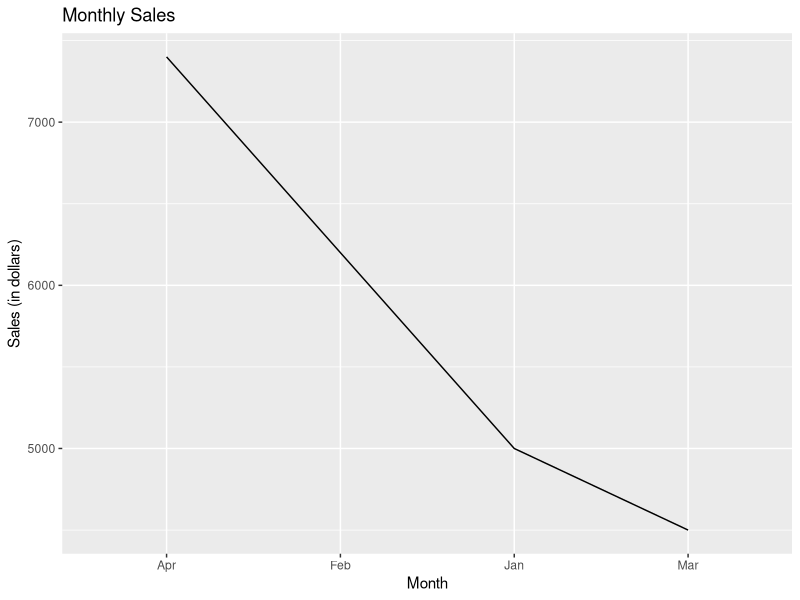
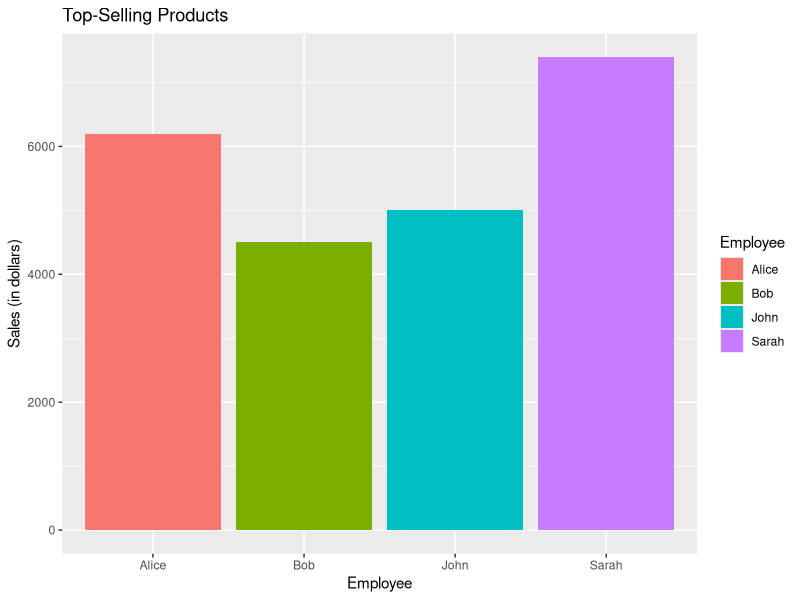
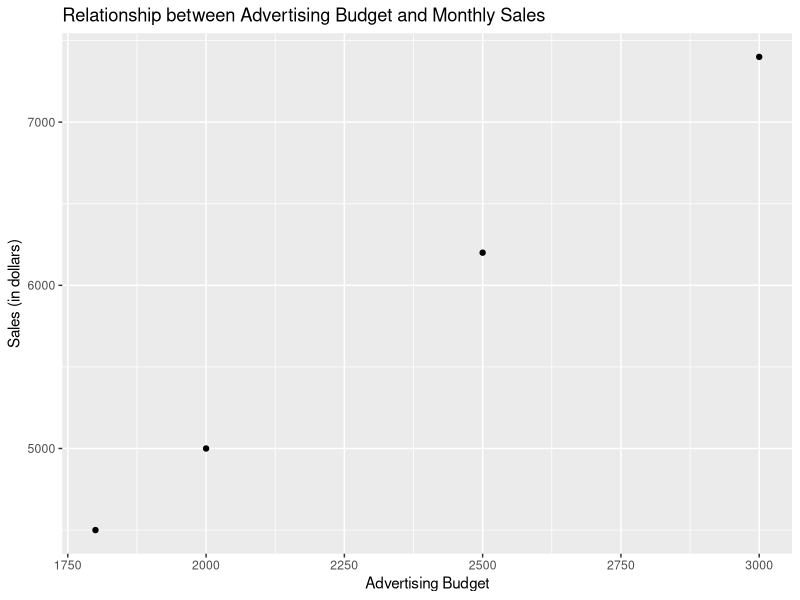

These charts were generated, in order, by the following R code:
# Create a dataframe with the given sales data
sales_data <- data.frame(
  Employee = c("John", "Alice", "Bob", "Sarah"),
  Sales = c(5000, 6200, 4500, 7400)
)

# Display the dataframe
print(sales_data)

# a. Line Chart for Monthly Sales
# Assuming the data has months associated with it, let's use a placeholder for months.
months <- c("Jan", "Feb", "Mar", "Apr")

# Add a month column to the dataframe
sales_data$Month <- months

# Create a line chart
library(ggplot2)

ggplot(sales_data, aes(x = Month, y = Sales, group = 1)) +
  geom_line() +
  labs(title = "Monthly Sales",
       x = "Month",
       y = "Sales (in dollars)")

# b. Bar Chart for Top-Selling Products
# In this case, we'll consider products as employees for simplicity.

# Sort the data by Sales in descending order
sorted_sales_data <- sales_data[order(-sales_data$Sales),]

# Generate the bar chart
ggplot(sorted_sales_data, aes(x = Employee, y = Sales, fill = Employee)) +
  geom_bar(stat = "identity") +
  labs(title = "Top-Selling Products",
       x = "Employee",
       y = "Sales (in dollars)",
       fill = "Employee")

# c. Scatter Plot for Relationship between Advertising Budget and Monthly Sales
# Assuming you have a dataframe named 'advertising_data' with columns 'Month' and 'Advertising Budget'

# Create a sample advertising dataframe
advertising_data <- data.frame(
  Month = months,
  Advertising_Budget = c(2000, 2500, 1800, 3000)
)

# Merge sales_data and advertising_data based on Month
merged_data <- merge(sales_data, advertising_data, by = "Month")

# Create a scatter plot
ggplot(merged_data, aes(x = Advertising_Budget, y = Sales)) +
  geom_point() +
  labs(title = "Relationship between Advertising Budget and Monthly Sales",
       x = "Advertising Budget",
       y = "Sales (in dollars)")

# Insights: Examine the scatter plot to observe if there is any discernible pattern or correlation between advertising budget and monthly sales. A positive trend may suggest that higher advertising budgets are associated with higher sales.
